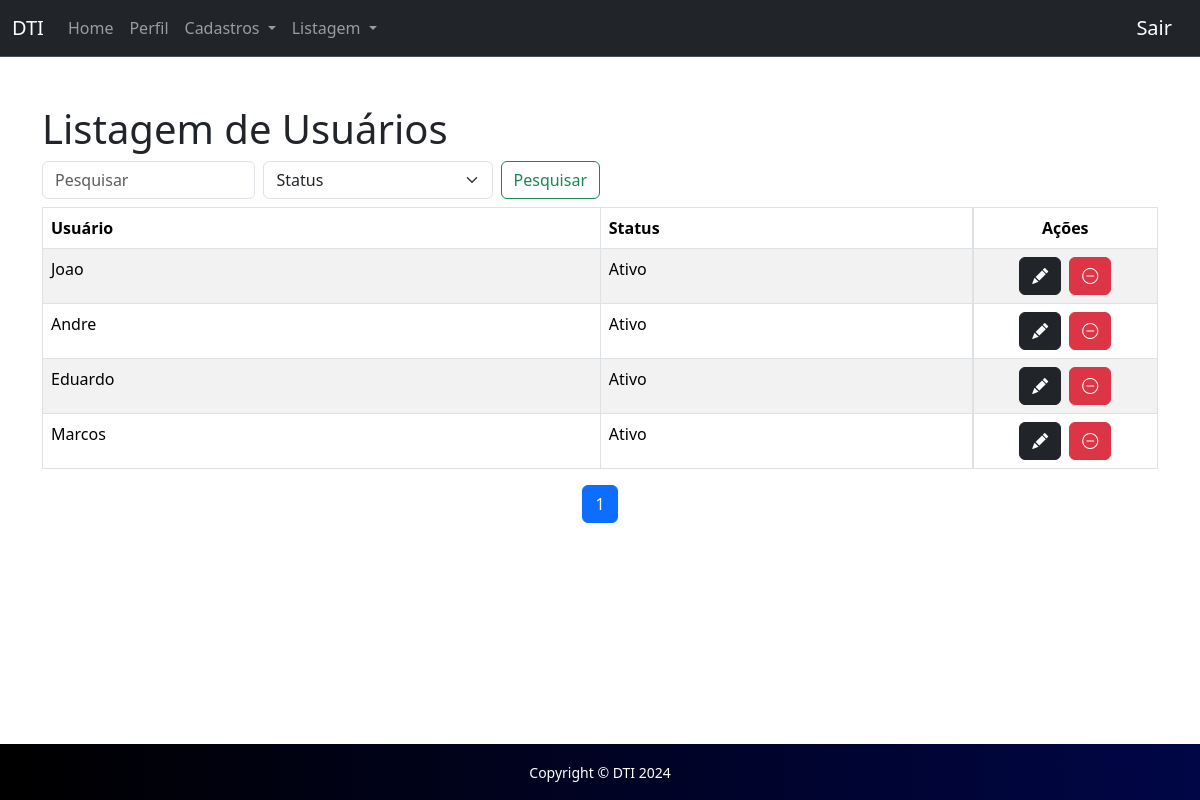
Before: /listar/list-usuario.php (signed in) with the older database file.
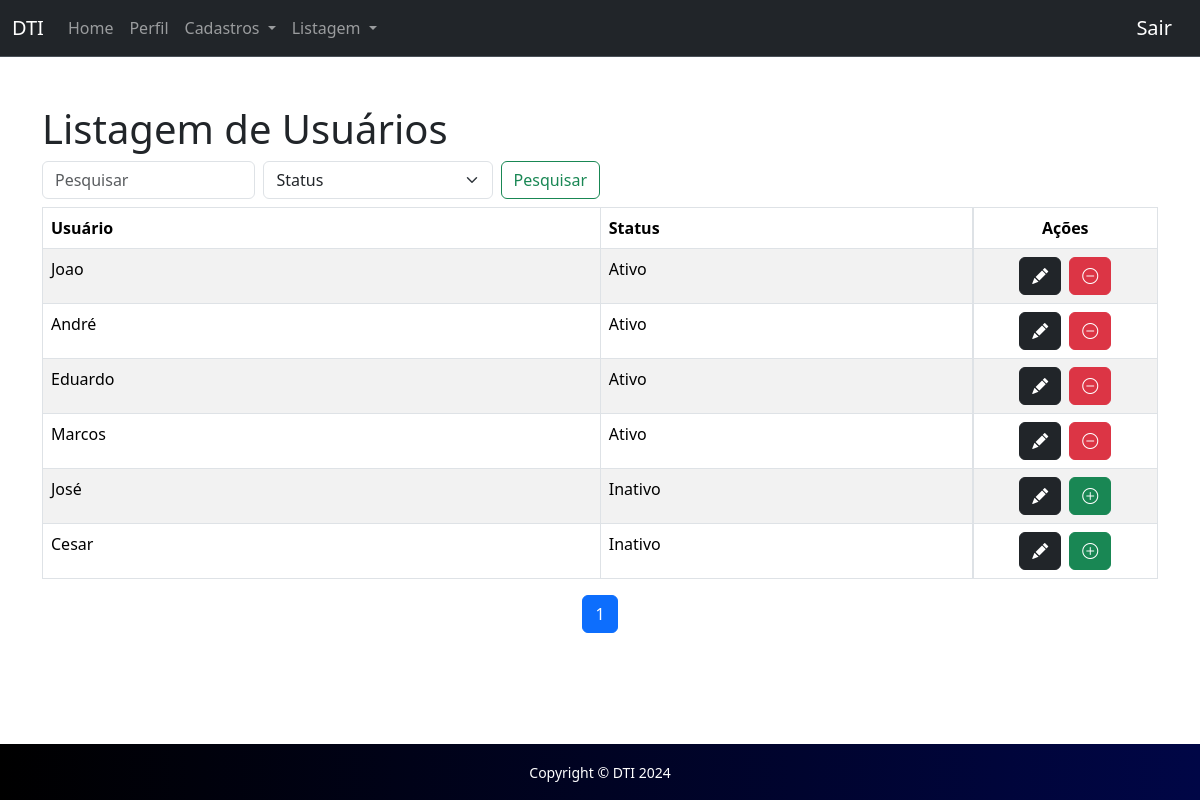
After: the same page with the newer database file.
### tables this page shows
CREATE TABLE `usuario` (
  `id` int(11) NOT NULL,
  `nome` varchar(100) NOT NULL,
  `senha` varchar(100) NOT NULL,
  `status` int(1) NOT NULL
);

### listar/list-usuario.php (the view, shortened to what this page needs)
<?php
    require_once('../conexao.php');
    $V_WHERE = "";
    $S_WHERE = "";
    $itens_por_pagina = 15;
    $pagina = isset($_GET['page']) ? $_GET['page'] : 1;
    $offset = ($pagina - 1) * $itens_por_pagina;
    $sql_count = "SELECT COUNT(*) AS total FROM usuario WHERE 1 = 1 " . $V_WHERE . $S_WHERE;
    $resultado_count = mysqli_query($conexao, $sql_count);
    $linha_count = mysqli_fetch_assoc($resultado_count);
    $total_registros = $linha_count['total'];
    $total_paginas = ceil($total_registros / $itens_por_pagina);
    $sql = "SELECT * FROM usuario
              WHERE 1 = 1 " . $V_WHERE . $S_WHERE . "
              LIMIT $itens_por_pagina OFFSET $offset";
    $resultado = mysqli_query($conexao, $sql);
?>
<!DOCTYPE html>
<html lang="pt-br">
<head>
    <link href="https://cdn.jsdelivr.net/npm/bootstrap@5.3.3/dist/css/bootstrap.min.css" rel="stylesheet">
    <link rel="stylesheet" href="https://cdn.jsdelivr.net/npm/bootstrap-icons@1.11.3/font/bootstrap-icons.min.css">
</head>
<body>
    <?php require_once("../template/menu01.php") ?>
    <main class="container mt-5">
        <h1>Listagem de Usuários</h1>
        <form class="d-flex col-6 mt-2 mb-2" method="post" role="search">
            <input class="form-control me-2" type="search" name="search" placeholder="Pesquisar" aria-label="Search">
            <select class="form-select me-2" name="search-status" id="search-status">
                <option selected value="">Status</option>
            </select>
            <button class="btn btn-outline-success" type="submit" name="pesquisar">Pesquisar</button>
        </form>
        <table class="table table-striped table-bordered">
            <thead>
                <tr>
                    <th class="col-6">Usuário</th>
                    <th class="col-4">Status</th>
                    <th class="d-flex justify-content-center">Ações</th>
                </tr>
            </thead>
            <tbody>
                <?php
                    while ($linha = mysqli_fetch_array($resultado)) {
                        $status = ($linha['status'] == 1) ? 'Ativo' : 'Inativo';
                ?>
                <tr>
                    <td><?= $linha['nome'] ?></td>
                    <td><?= $status ?></td>
                    <td class="d-flex justify-content-center gap-2">
                        <abbr title="Editar"><a class="btn btn-dark" href="../editar/edit-usuario.php?id=<?= $linha['id'] ?>"><i class="bi bi-pencil-fill"></i></a></abbr>
                        <form method="post">
                            <?php if ($status == "Ativo"): ?>
                                <abbr title="Desativar">
                                    <button type="submit" name="desativar" class="btn btn-danger">
                                        <i class="bi bi-dash-circle"></i>
                                    </button>
                                </abbr>
                            <?php else: ?>
                                <abbr title="Ativar">
                                    <button type="submit" name="ativar" class="btn btn-success">
                                        <i class="bi bi-plus-circle"></i>
                                    </button>
                                </abbr>
                            <?php endif; ?>
                        </form>
                    </td>
                </tr>
                <?php } ?>
            </tbody>
        </table>
        <nav aria-label="Paginação">
            <ul class="pagination justify-content-center">
                <?php for ($i = 1; $i <= $total_paginas; $i++): ?>
                    <li class="page-item <?= ($pagina == $i) ? 'active' : '' ?>"><a class="page-link" href="?page=<?= $i ?>"><?= $i ?></a></li>
                <?php endfor; ?>
            </ul>
        </nav>
    </main>
    <?php require_once("../template/rodape01.php") ?>
</body>
</html>

Changed rows visible on the page:
changed usuario: nome "Andre" → "André"
added usuario: nome "José", status "Inativo"
added usuario: nome "Cesar", status "Inativo"
